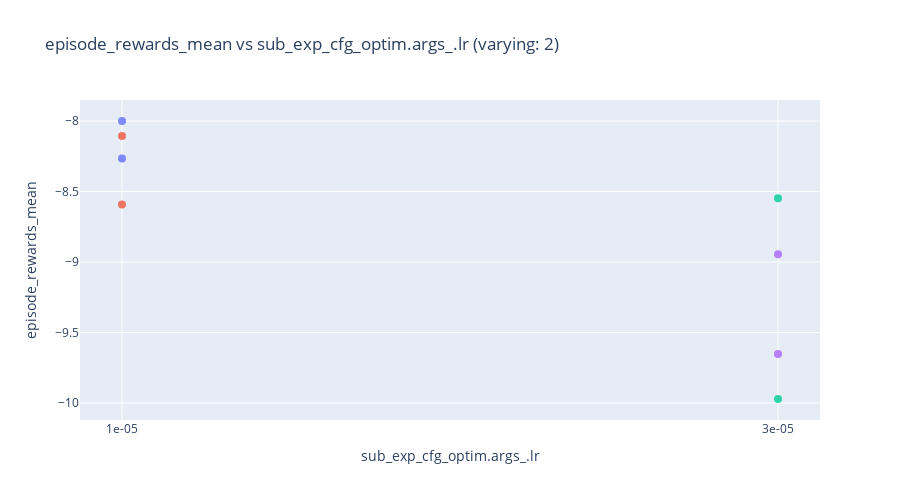
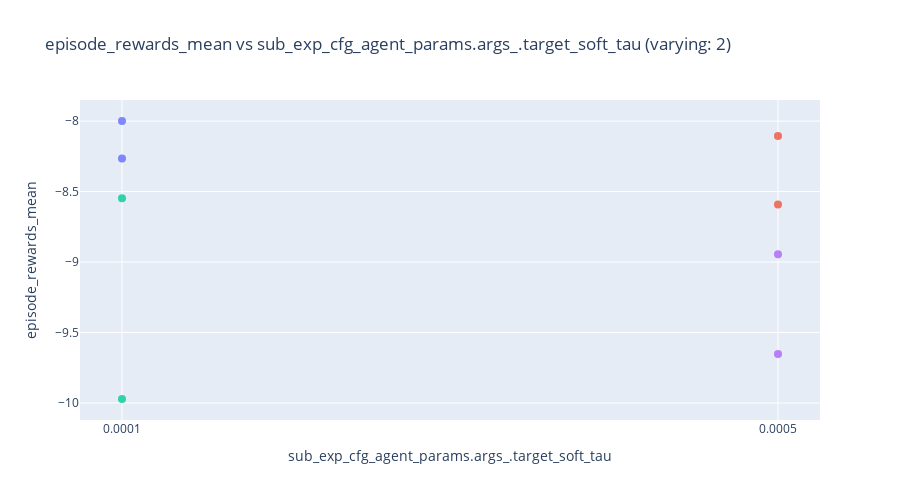

These figures' notebook cell, in order:
### Code cell
import plotly.express as px

# --- config ---
target_col = "episode_rewards_mean"  # your target metric
color_col = "experiment_name"  # optional color grouping
readable_names = {
    # optional friendly names; falls back to raw column name if missing
    # "hp_raw_name": "Pretty Name",
}

# --- build plots ---
varying_hps = [hp for hp in hyperparam_columns if sub_df[hp].nunique(dropna=False) > 1]

if not varying_hps:
    print("No hyperparameters with more than one unique value — nothing to plot.")
else:
    for hp in varying_hps:
        # Rename only the current x column (leave others as-is for hover)
        x_name = readable_names.get(hp, hp)
        plot_df = sub_df.rename(columns={hp: x_name})

        fig = px.scatter(
            plot_df,
            x=x_name,
            y=target_col,
            color=color_col if color_col in plot_df.columns else None,
            hover_data=hyperparam_columns,  # handy to inspect full config per point
            title=f"{target_col} vs {x_name} (varying: {sub_df[hp].nunique(dropna=False)})",
            height=500,
        )
        fig.update_traces(mode="markers", marker=dict(size=8, opacity=0.8))
        fig.update_layout(showlegend=False)
        fig.show()

### Figure 1 — Plotly figure (JSON) as saved in the notebook; plotly's stock layout.template omitted (floating-point values rounded to 4 significant figures)
{"data": [{"customdata": [["0.0001", "fixed_res"], ["0.0001", "fixed_res"]], "hovertemplate": "experiment_name=0000_optim.args_.lr_1e-05__agent_params.args_.target_soft_tau_0.0001__experiment_fixed_res<br>sub_exp_cfg_optim.args_.lr=%{x}<br>episode_rewards_mean=%{y}<br>sub_exp_cfg_agent_params.args_.target_soft_tau=%{customdata[0]}<br>sub_exp_cfg_experiment=%{customdata[1]}<extra></extra>", "legendgroup": "0000_optim.args_.lr_1e-05__agent_params.args_.target_soft_tau_0.0001__experiment_fixed_res", "marker": {"color": "#636efa", "opacity": 0.8, "size": 8, "symbol": "circle"}, "mode": "markers", "name": "0000_optim.args_.lr_1e-05__agent_params.args_.target_soft_tau_0.0001__experiment_fixed_res", "orientation": "v", "showlegend": true, "type": "scatter", "x": ["1e-05", "1e-05"], "xaxis": "x", "y": [-8.265, -7.999], "yaxis": "y"}, {"customdata": [["0.0005", "fixed_res"], ["0.0005", "fixed_res"]], "hovertemplate": "experiment_name=0001_optim.args_.lr_1e-05__agent_params.args_.target_soft_tau_0.0005__experiment_fixed_res<br>sub_exp_cfg_optim.args_.lr=%{x}<br>episode_rewards_mean=%{y}<br>sub_exp_cfg_agent_params.args_.target_soft_tau=%{customdata[0]}<br>sub_exp_cfg_experiment=%{customdata[1]}<extra></extra>", "legendgroup": "0001_optim.args_.lr_1e-05__agent_params.args_.target_soft_tau_0.0005__experiment_fixed_res", "marker": {"color": "#EF553B", "opacity": 0.8, "size": 8, "symbol": "circle"}, "mode": "markers", "name": "0001_optim.args_.lr_1e-05__agent_params.args_.target_soft_tau_0.0005__experiment_fixed_res", "orientation": "v", "showlegend": true, "type": "scatter", "x": ["1e-05", "1e-05"], "xaxis": "x", "y": [-8.106, -8.591], "yaxis": "y"}, {"customdata": [["0.0001", "fixed_res"], ["0.0001", "fixed_res"]], "hovertemplate": "experiment_name=0002_optim.args_.lr_3e-05__agent_params.args_.target_soft_tau_0.0001__experiment_fixed_res<br>sub_exp_cfg_optim.args_.lr=%{x}<br>episode_rewards_mean=%{y}<br>sub_exp_cfg_agent_params.args_.target_soft_tau=%{customdata[0]}<br>sub_exp_cfg_experiment=%{customdata[1]}<extra></extra>", "legendgroup": "0002_optim.args_.lr_3e-05__agent_params.args_.target_soft_tau_0.0001__experiment_fixed_res", "marker": {"color": "#00cc96", "opacity": 0.8, "size": 8, "symbol": "circle"}, "mode": "markers", "name": "0002_optim.args_.lr_3e-05__agent_params.args_.target_soft_tau_0.0001__experiment_fixed_res", "orientation": "v", "showlegend": true, "type": "scatter", "x": ["3e-05", "3e-05"], "xaxis": "x", "y": [-8.547, -9.972], "yaxis": "y"}, {"customdata": [["0.0005", "fixed_res"], ["0.0005", "fixed_res"]], "hovertemplate": "experiment_name=0003_optim.args_.lr_3e-05__agent_params.args_.target_soft_tau_0.0005__experiment_fixed_res<br>sub_exp_cfg_optim.args_.lr=%{x}<br>episode_rewards_mean=%{y}<br>sub_exp_cfg_agent_params.args_.target_soft_tau=%{customdata[0]}<br>sub_exp_cfg_experiment=%{customdata[1]}<extra></extra>", "legendgroup": "0003_optim.args_.lr_3e-05__agent_params.args_.target_soft_tau_0.0005__experiment_fixed_res", "marker": {"color": "#ab63fa", "opacity": 0.8, "size": 8, "symbol": "circle"}, "mode": "markers", "name": "0003_optim.args_.lr_3e-05__agent_params.args_.target_soft_tau_0.0005__experiment_fixed_res", "orientation": "v", "showlegend": true, "type": "scatter", "x": ["3e-05", "3e-05"], "xaxis": "x", "y": [-8.945, -9.653], "yaxis": "y"}], "layout": {"height": 500, "legend": {"title": {"text": "experiment_name"}, "tracegroupgap": 0}, "showlegend": false, "title": {"text": "episode_rewards_mean vs sub_exp_cfg_optim.args_.lr (varying: 2)"}, "xaxis": {"anchor": "y", "domain": [0, 1], "title": {"text": "sub_exp_cfg_optim.args_.lr"}}, "yaxis": {"anchor": "x", "domain": [0, 1], "title": {"text": "episode_rewards_mean"}}}}

### Figure 2 — Plotly figure (JSON) as saved in the notebook; plotly's stock layout.template omitted (floating-point values rounded to 4 significant figures)
{"data": [{"customdata": [["1e-05", "fixed_res"], ["1e-05", "fixed_res"]], "hovertemplate": "experiment_name=0000_optim.args_.lr_1e-05__agent_params.args_.target_soft_tau_0.0001__experiment_fixed_res<br>sub_exp_cfg_agent_params.args_.target_soft_tau=%{x}<br>episode_rewards_mean=%{y}<br>sub_exp_cfg_optim.args_.lr=%{customdata[0]}<br>sub_exp_cfg_experiment=%{customdata[1]}<extra></extra>", "legendgroup": "0000_optim.args_.lr_1e-05__agent_params.args_.target_soft_tau_0.0001__experiment_fixed_res", "marker": {"color": "#636efa", "opacity": 0.8, "size": 8, "symbol": "circle"}, "mode": "markers", "name": "0000_optim.args_.lr_1e-05__agent_params.args_.target_soft_tau_0.0001__experiment_fixed_res", "orientation": "v", "showlegend": true, "type": "scatter", "x": ["0.0001", "0.0001"], "xaxis": "x", "y": [-8.265, -7.999], "yaxis": "y"}, {"customdata": [["1e-05", "fixed_res"], ["1e-05", "fixed_res"]], "hovertemplate": "experiment_name=0001_optim.args_.lr_1e-05__agent_params.args_.target_soft_tau_0.0005__experiment_fixed_res<br>sub_exp_cfg_agent_params.args_.target_soft_tau=%{x}<br>episode_rewards_mean=%{y}<br>sub_exp_cfg_optim.args_.lr=%{customdata[0]}<br>sub_exp_cfg_experiment=%{customdata[1]}<extra></extra>", "legendgroup": "0001_optim.args_.lr_1e-05__agent_params.args_.target_soft_tau_0.0005__experiment_fixed_res", "marker": {"color": "#EF553B", "opacity": 0.8, "size": 8, "symbol": "circle"}, "mode": "markers", "name": "0001_optim.args_.lr_1e-05__agent_params.args_.target_soft_tau_0.0005__experiment_fixed_res", "orientation": "v", "showlegend": true, "type": "scatter", "x": ["0.0005", "0.0005"], "xaxis": "x", "y": [-8.106, -8.591], "yaxis": "y"}, {"customdata": [["3e-05", "fixed_res"], ["3e-05", "fixed_res"]], "hovertemplate": "experiment_name=0002_optim.args_.lr_3e-05__agent_params.args_.target_soft_tau_0.0001__experiment_fixed_res<br>sub_exp_cfg_agent_params.args_.target_soft_tau=%{x}<br>episode_rewards_mean=%{y}<br>sub_exp_cfg_optim.args_.lr=%{customdata[0]}<br>sub_exp_cfg_experiment=%{customdata[1]}<extra></extra>", "legendgroup": "0002_optim.args_.lr_3e-05__agent_params.args_.target_soft_tau_0.0001__experiment_fixed_res", "marker": {"color": "#00cc96", "opacity": 0.8, "size": 8, "symbol": "circle"}, "mode": "markers", "name": "0002_optim.args_.lr_3e-05__agent_params.args_.target_soft_tau_0.0001__experiment_fixed_res", "orientation": "v", "showlegend": true, "type": "scatter", "x": ["0.0001", "0.0001"], "xaxis": "x", "y": [-8.547, -9.972], "yaxis": "y"}, {"customdata": [["3e-05", "fixed_res"], ["3e-05", "fixed_res"]], "hovertemplate": "experiment_name=0003_optim.args_.lr_3e-05__agent_params.args_.target_soft_tau_0.0005__experiment_fixed_res<br>sub_exp_cfg_agent_params.args_.target_soft_tau=%{x}<br>episode_rewards_mean=%{y}<br>sub_exp_cfg_optim.args_.lr=%{customdata[0]}<br>sub_exp_cfg_experiment=%{customdata[1]}<extra></extra>", "legendgroup": "0003_optim.args_.lr_3e-05__agent_params.args_.target_soft_tau_0.0005__experiment_fixed_res", "marker": {"color": "#ab63fa", "opacity": 0.8, "size": 8, "symbol": "circle"}, "mode": "markers", "name": "0003_optim.args_.lr_3e-05__agent_params.args_.target_soft_tau_0.0005__experiment_fixed_res", "orientation": "v", "showlegend": true, "type": "scatter", "x": ["0.0005", "0.0005"], "xaxis": "x", "y": [-8.945, -9.653], "yaxis": "y"}], "layout": {"height": 500, "legend": {"title": {"text": "experiment_name"}, "tracegroupgap": 0}, "showlegend": false, "title": {"text": "episode_rewards_mean vs sub_exp_cfg_agent_params.args_.target_soft_tau (varying: 2)"}, "xaxis": {"anchor": "y", "domain": [0, 1], "title": {"text": "sub_exp_cfg_agent_params.args_.target_soft_tau"}}, "yaxis": {"anchor": "x", "domain": [0, 1], "title": {"text": "episode_rewards_mean"}}}}
